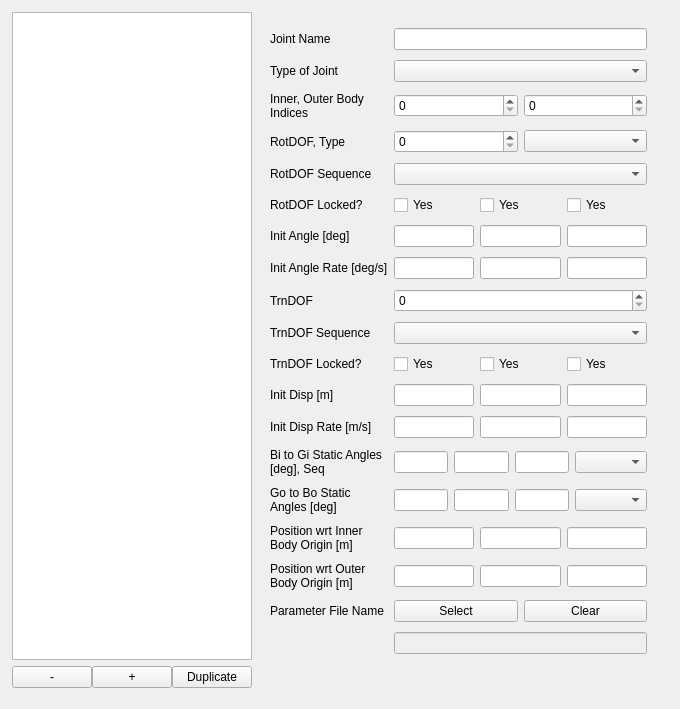
        <widget class="QWidget" name="joints">
         <attribute name="title">
          <string>Joints</string>
         </attribute>
         <widget class="QWidget" name="horizontalLayoutWidget_2">
          <property name="geometry">
           <rect>
            <x>0</x>
            <y>0</y>
            <width>671</width>
            <height>700</height>
           </rect>
          </property>
          <layout class="QHBoxLayout" name="horizontalLayout_17">
           <property name="leftMargin">
            <number>12</number>
           </property>
           <property name="topMargin">
            <number>12</number>
           </property>
           <property name="rightMargin">
            <number>12</number>
           </property>
           <property name="bottomMargin">
            <number>12</number>
           </property>
           <item>
            <layout class="QVBoxLayout" name="verticalLayout_4">
             <item>
              <layout class="QVBoxLayout" name="verticalLayout_5">
               <item>
                <widget class="QListWidget" name="spc_cur_joint_list"/>
               </item>
               <item>
                <layout class="QHBoxLayout" name="horizontalLayout_4">
                 <property name="spacing">
                  <number>0</number>
                 </property>
                 <item>
                  <widget class="QPushButton" name="spc_cur_joint_remove">
                   <property name="text">
                    <string>-</string>
                   </property>
                  </widget>
                 </item>
                 <item>
                  <widget class="QPushButton" name="spc_cur_joint_add">
                   <property name="text">
                    <string>+</string>
                   </property>
                  </widget>
                 </item>
                 <item>
                  <widget class="QPushButton" name="spc_cur_joint_duplicate">
                   <property name="text">
                    <string>Duplicate</string>
                   </property>
                  </widget>
                 </item>
                </layout>
               </item>
              </layout>
             </item>
            </layout>
           </item>
           <item>
            <layout class="QGridLayout" name="gridLayout_3">
             <property name="leftMargin">
              <number>12</number>
             </property>
             <property name="topMargin">
              <number>12</number>
             </property>
             <property name="rightMargin">
              <number>12</number>
             </property>
             <property name="bottomMargin">
              <number>12</number>
             </property>
             <item row="16" column="1">
              <layout class="QHBoxLayout" name="horizontalLayout_31">
               <item>
                <widget class="QLineEdit" name="spc_cur_joint_poswrt_in_1"/>
               </item>
               <item>
                <widget class="QLineEdit" name="spc_cur_joint_poswrt_in_2"/>
               </item>
               <item>
                <widget class="QLineEdit" name="spc_cur_joint_poswrt_in_3"/>
               </item>
              </layout>
             </item>
             <item row="15" column="0">
              <widget class="QLabel" name="label_41">
               <property name="text">
                <string>Go to Bo Static Angles [deg]</string>
               </property>
               <property name="wordWrap">
                <bool>true</bool>
               </property>
              </widget>
             </item>
             <item row="1" column="0">
              <widget class="QLabel" name="label_37">
               <property name="text">
                <string>Type of Joint</string>
               </property>
              </widget>
             </item>
             <item row="17" column="0">
              <widget class="QLabel" name="label_43">
               <property name="text">
                <string>Position wrt Outer Body Origin [m]</string>
               </property>
               <property name="wordWrap">
                <bool>true</bool>
               </property>
              </widget>
             </item>
             <item row="1" column="1">
              <widget class="QComboBox" name="spc_cur_joint_type"/>
             </item>
             <item row="5" column="0">
              <widget class="QLabel" name="label_24">
               <property name="text">
                <string>RotDOF Locked?</string>
               </property>
              </widget>
             </item>
             <item row="18" column="0">
              <widget class="QLabel" name="label_44">
               <property name="text">
                <string>Parameter File Name</string>
               </property>
              </widget>
             </item>
             <item row="7" column="1">
              <layout class="QHBoxLayout" name="horizontalLayout_23">
               <item>
                <widget class="QLineEdit" name="spc_cur_joint_angrate0_1"/>
               </item>
               <item>
                <widget class="QLineEdit" name="spc_cur_joint_angrate0_2"/>
               </item>
               <item>
                <widget class="QLineEdit" name="spc_cur_joint_angrate0_3"/>
               </item>
              </layout>
             </item>
             <item row="10" column="0">
              <widget class="QLabel" name="label_32">
               <property name="text">
                <string>TrnDOF Sequence</string>
               </property>
              </widget>
             </item>
             <item row="14" column="1">
              <layout class="QHBoxLayout" name="horizontalLayout_29">
               <item>
                <widget class="QLineEdit" name="spc_cur_joint_bigi_1"/>
               </item>
               <item>
                <widget class="QLineEdit" name="spc_cur_joint_bigi_2"/>
               </item>
               <item>
                <widget class="QLineEdit" name="spc_cur_joint_bigi_3"/>
               </item>
               <item>
                <widget class="QComboBox" name="spc_cur_joint_bigi_seq"/>
               </item>
              </layout>
             </item>
             <item row="8" column="1">
              <layout class="QHBoxLayout" name="horizontalLayout_26">
               <item>
                <widget class="QSpinBox" name="spc_cur_joint_trndof">
                 <property name="maximum">
                  <number>3</number>
                 </property>
                </widget>
               </item>
              </layout>
             </item>
             <item row="5" column="1">
              <layout class="QHBoxLayout" name="horizontalLayout_7">
               <item>
                <widget class="QCheckBox" name="spc_cur_joint_rlock1">
                 <property name="text">
                  <string>Yes</string>
                 </property>
                </widget>
               </item>
               <item>
                <widget class="QCheckBox" name="spc_cur_joint_rlock2">
                 <property name="text">
                  <string>Yes</string>
                 </property>
                </widget>
               </item>
               <item>
                <widget class="QCheckBox" name="spc_cur_joint_rlock3">
                 <property name="text">
                  <string>Yes</string>
                 </property>
                </widget>
               </item>
              </layout>
             </item>
             <item row="13" column="1">
              <layout class="QHBoxLayout" name="horizontalLayout_28">
               <item>
                <widget class="QLineEdit" name="spc_cur_joint_dispr0_1"/>
               </item>
               <item>
                <widget class="QLineEdit" name="spc_cur_joint_dispr0_2"/>
               </item>
               <item>
                <widget class="QLineEdit" name="spc_cur_joint_dispr0_3"/>
               </item>
              </layout>
             </item>
             <item row="3" column="1">
              <layout class="QHBoxLayout" name="horizontalLayout_27">
               <item>
                <widget class="QSpinBox" name="spc_cur_joint_rotdof">
                 <property name="minimum">
                  <number>0</number>
                 </property>
                 <property name="maximum">
                  <number>3</number>
                 </property>
                 <property name="singleStep">
                  <number>1</number>
                 </property>
                </widget>
               </item>
               <item>
                <widget class="QComboBox" name="spc_cur_joint_rottype"/>
               </item>
              </layout>
             </item>
             <item row="6" column="0">
              <widget class="QLabel" name="label_33">
               <property name="text">
                <string>Init Angle [deg]</string>
               </property>
              </widget>
             </item>
             <item row="17" column="1">
              <layout class="QHBoxLayout" name="horizontalLayout_32">
               <item>
                <widget class="QLineEdit" name="spc_cur_joint_poswrt_out_1"/>
               </item>
               <item>
                <widget class="QLineEdit" name="spc_cur_joint_poswrt_out_2"/>
               </item>
               <item>
                <widget class="QLineEdit" name="spc_cur_joint_poswrt_out_3"/>
               </item>
              </layout>
             </item>
             <item row="15" column="1">
              <layout class="QHBoxLayout" name="horizontalLayout_30">
               <item>
                <widget class="QLineEdit" name="spc_cur_joint_bogo_1"/>
               </item>
               <item>
                <widget class="QLineEdit" name="spc_cur_joint_bogo_2"/>
               </item>
               <item>
                <widget class="QLineEdit" name="spc_cur_joint_bogo_3"/>
               </item>
               <item>
                <widget class="QComboBox" name="spc_cur_joint_bogo_seq"/>
               </item>
              </layout>
             </item>
             <item row="14" column="0">
              <widget class="QLabel" name="label_40">
               <property name="text">
                <string>Bi to Gi Static Angles [deg], Seq</string>
               </property>
               <property name="wordWrap">
                <bool>true</bool>
               </property>
              </widget>
             </item>
             <item row="2" column="0">
              <widget class="QLabel" name="label_35">
               <property name="text">
                <string>Inner, Outer Body Indices</string>
               </property>
               <property name="wordWrap">
                <bool>true</bool>
               </property>
              </widget>
             </item>
             <item row="12" column="1">
              <layout class="QHBoxLayout" name="horizontalLayout_25">
               <item>
                <widget class="QLineEdit" name="spc_cur_joint_disp0_1"/>
               </item>
               <item>
                <widget class="QLineEdit" name="spc_cur_joint_disp0_2"/>
               </item>
               <item>
                <widget class="QLineEdit" name="spc_cur_joint_disp0_3"/>
               </item>
              </layout>
             </item>
             <item row="11" column="0">
              <widget class="QLabel" name="label_3">
               <property name="text">
                <string>TrnDOF Locked?</string>
               </property>
              </widget>
             </item>
             <item row="13" column="0">
              <widget class="QLabel" name="label_39">
               <property name="text">
                <string>Init Disp Rate [m/s]</string>
               </property>
              </widget>
             </item>
             <item row="0" column="0">
              <widget class="QLabel" name="label_5">
               <property name="text">
                <string>Joint Name</string>
               </property>
              </widget>
             </item>
             <item row="8" column="0">
              <widget class="QLabel" name="label_31">
               <property name="text">
                <string>TrnDOF</string>
               </property>
               <property name="scaledContents">
                <bool>false</bool>
               </property>
               <property name="wordWrap">
                <bool>true</bool>
               </property>
              </widget>
             </item>
             <item row="11" column="1">
              <layout class="QHBoxLayout" name="horizontalLayout_14">
               <item>
                <widget class="QCheckBox" name="spc_cur_joint_tlock1">
                 <property name="text">
                  <string>Yes</string>
                 </property>
                </widget>
               </item>
               <item>
                <widget class="QCheckBox" name="spc_cur_joint_tlock2">
                 <property name="text">
                  <string>Yes</string>
                 </property>
                </widget>
               </item>
               <item>
                <widget class="QCheckBox" name="spc_cur_joint_tlock3">
                 <property name="text">
                  <string>Yes</string>
                 </property>
                </widget>
               </item>
              </layout>
             </item>
             <item row="4" column="0">
              <widget class="QLabel" name="label_30">
               <property name="text">
                <string>RotDOF Sequence</string>
               </property>
              </widget>
             </item>
             <item row="7" column="0">
              <widget class="QLabel" name="label_34">
               <property name="text">
                <string>Init Angle Rate [deg/s]</string>
               </property>
               <property name="wordWrap">
                <bool>false</bool>
               </property>
              </widget>
             </item>
             <item row="2" column="1">
              <layout class="QHBoxLayout" name="horizontalLayout_24">
               <item>
                <widget class="QSpinBox" name="spc_cur_joint_in"/>
               </item>
               <item>
                <widget class="QSpinBox" name="spc_cur_joint_out"/>
               </item>
              </layout>
             </item>
             <item row="0" column="1">
              <widget class="QLineEdit" name="spc_cur_joint_name"/>
             </item>
             <item row="3" column="0">
              <widget class="QLabel" name="label_36">
               <property name="text">
                <string>RotDOF, Type</string>
               </property>
               <property name="wordWrap">
                <bool>false</bool>
               </property>
              </widget>
             </item>
             <item row="12" column="0">
              <widget class="QLabel" name="label_38">
               <property name="text">
                <string>Init Disp [m]</string>
               </property>
              </widget>
             </item>
             <item row="6" column="1">
              <layout class="QHBoxLayout" name="horizontalLayout_20">
               <item>
                <widget class="QLineEdit" name="spc_cur_joint_ang0_1"/>
               </item>
               <item>
                <widget class="QLineEdit" name="spc_cur_joint_ang0_2"/>
               </item>
               <item>
                <widget class="QLineEdit" name="spc_cur_joint_ang0_3"/>
               </item>
              </layout>
             </item>
             <item row="18" column="1">
              <layout class="QHBoxLayout" name="horizontalLayout_73">
               <item>
                <widget class="QPushButton" name="spc_cur_joint_param_select">
                 <property name="text">
                  <string>Select</string>
                 </property>
                </widget>
               </item>
               <item>
                <widget class="QPushButton" name="spc_cur_joint_param_clear">
                 <property name="text">
                  <string>Clear</string>
                 </property>
                </widget>
               </item>
              </layout>
             </item>
             <item row="10" column="1">
              <widget class="QComboBox" name="spc_cur_joint_trndof_seq"/>
             </item>
             <item row="16" column="0">
              <widget class="QLabel" name="label_42">
               <property name="text">
                <string>Position wrt Inner Body Origin [m]</string>
               </property>
               <property name="wordWrap">
                <bool>true</bool>
               </property>
              </widget>
             </item>
             <item row="4" column="1">
              <widget class="QComboBox" name="spc_cur_joint_rotdof_seq"/>
             </item>
             <item row="19" column="1">
              <widget class="QLineEdit" name="spc_cur_joint_param_file">
               <property name="enabled">
                <bool>false</bool>
               </property>
              </widget>
             </item>
            </layout>
           </item>
          </layout>
         </widget>
        </widget>
